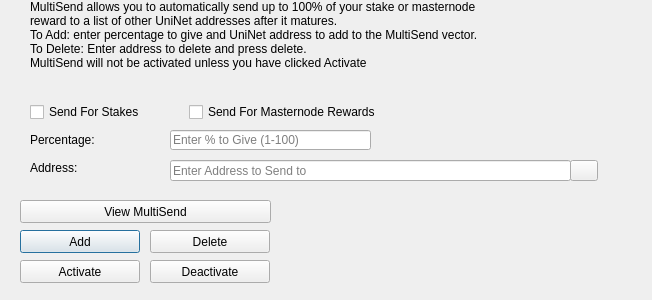
<?xml version="1.0" encoding="UTF-8"?>
<ui version="4.0">
 <class>MultiSendDialog</class>
 <widget class="QDialog" name="MultiSendDialog">
  <property name="windowModality">
   <enum>Qt::NonModal</enum>
  </property>
  <property name="geometry">
   <rect>
    <x>0</x>
    <y>0</y>
    <width>652</width>
    <height>300</height>
   </rect>
  </property>
  <property name="windowTitle">
   <string>MultiSend</string>
  </property>
  <widget class="QLineEdit" name="multiSendPercentEdit">
   <property name="geometry">
    <rect>
     <x>170</x>
     <y>130</y>
     <width>201</width>
     <height>20</height>
    </rect>
   </property>
   <property name="toolTip">
    <string>Enter whole numbers 1 - 100</string>
   </property>
   <property name="placeholderText">
    <string>Enter % to Give (1-100)</string>
   </property>
  </widget>
  <widget class="QLineEdit" name="multiSendAddressEdit">
   <property name="geometry">
    <rect>
     <x>170</x>
     <y>160</y>
     <width>401</width>
     <height>21</height>
    </rect>
   </property>
   <property name="toolTip">
    <string/>
   </property>
   <property name="placeholderText">
    <string>Enter Address to Send to</string>
   </property>
  </widget>
  <widget class="QLabel" name="label_2">
   <property name="geometry">
    <rect>
     <x>30</x>
     <y>0</y>
     <width>451</width>
     <height>121</height>
    </rect>
   </property>
   <property name="lineWidth">
    <number>1</number>
   </property>
   <property name="text">
    <string>MultiSend allows you to automatically send up to 100% of your stake or masternode reward to a list of other UniNet addresses after it matures.
To Add: enter percentage to give and UniNet address to add to the MultiSend vector.
To Delete: Enter address to delete and press delete.
MultiSend will not be activated unless you have clicked Activate</string>
   </property>
   <property name="alignment">
    <set>Qt::AlignLeading|Qt::AlignLeft|Qt::AlignTop</set>
   </property>
   <property name="wordWrap">
    <bool>true</bool>
   </property>
  </widget>
  <widget class="QLabel" name="message">
   <property name="geometry">
    <rect>
     <x>290</x>
     <y>200</y>
     <width>351</width>
     <height>91</height>
    </rect>
   </property>
   <property name="text">
    <string/>
   </property>
  </widget>
  <widget class="QPushButton" name="addButton">
   <property name="geometry">
    <rect>
     <x>20</x>
     <y>230</y>
     <width>120</width>
     <height>23</height>
    </rect>
   </property>
   <property name="toolTip">
    <string/>
   </property>
   <property name="statusTip">
    <string>Add to MultiSend Vector</string>
   </property>
   <property name="text">
    <string>Add</string>
   </property>
  </widget>
  <widget class="QPushButton" name="disableButton">
   <property name="geometry">
    <rect>
     <x>150</x>
     <y>260</y>
     <width>120</width>
     <height>23</height>
    </rect>
   </property>
   <property name="statusTip">
    <string>Deactivate MultiSend</string>
   </property>
   <property name="text">
    <string>Deactivate</string>
   </property>
  </widget>
  <widget class="QPushButton" name="addressBookButton">
   <property name="geometry">
    <rect>
     <x>570</x>
     <y>160</y>
     <width>28</width>
     <height>21</height>
    </rect>
   </property>
   <property name="toolTip">
    <string>Choose an address from the address book</string>
   </property>
   <property name="text">
    <string/>
   </property>
   <property name="icon">
    <iconset resource="../unn.qrc">
     <normaloff>:/icons/address-book</normaloff>:/icons/address-book</iconset>
   </property>
   <property name="shortcut">
    <string>Alt+A</string>
   </property>
   <property name="autoDefault">
    <bool>false</bool>
   </property>
  </widget>
  <widget class="QLabel" name="label">
   <property name="geometry">
    <rect>
     <x>30</x>
     <y>130</y>
     <width>121</width>
     <height>20</height>
    </rect>
   </property>
   <property name="toolTip">
    <string>Percentage of stake to send</string>
   </property>
   <property name="text">
    <string>Percentage:</string>
   </property>
  </widget>
  <widget class="QLabel" name="label_5">
   <property name="geometry">
    <rect>
     <x>30</x>
     <y>160</y>
     <width>111</width>
     <height>16</height>
    </rect>
   </property>
   <property name="toolTip">
    <string>Address to send portion of stake to</string>
   </property>
   <property name="text">
    <string>Address:</string>
   </property>
  </widget>
  <widget class="QPushButton" name="deleteButton">
   <property name="geometry">
    <rect>
     <x>150</x>
     <y>230</y>
     <width>120</width>
     <height>23</height>
    </rect>
   </property>
   <property name="toolTip">
    <string/>
   </property>
   <property name="statusTip">
    <string>Delete Address From MultiSend Vector</string>
   </property>
   <property name="text">
    <string>Delete</string>
   </property>
  </widget>
  <widget class="QPushButton" name="activateButton">
   <property name="geometry">
    <rect>
     <x>20</x>
     <y>260</y>
     <width>120</width>
     <height>23</height>
    </rect>
   </property>
   <property name="statusTip">
    <string>Activate MultiSend</string>
   </property>
   <property name="text">
    <string>Activate</string>
   </property>
  </widget>
  <widget class="QPushButton" name="viewButton">
   <property name="geometry">
    <rect>
     <x>20</x>
     <y>200</y>
     <width>251</width>
     <height>23</height>
    </rect>
   </property>
   <property name="toolTip">
    <string/>
   </property>
   <property name="statusTip">
    <string>View MultiSend Vector</string>
   </property>
   <property name="text">
    <string>View MultiSend</string>
   </property>
  </widget>
  <widget class="QWidget" name="horizontalLayoutWidget">
   <property name="geometry">
    <rect>
     <x>30</x>
     <y>100</y>
     <width>351</width>
     <height>24</height>
    </rect>
   </property>
   <layout class="QHBoxLayout" name="horizontalLayout">
    <item>
     <widget class="QCheckBox" name="multiSendStakeCheckBox">
      <property name="text">
       <string>Send For Stakes</string>
      </property>
     </widget>
    </item>
    <item>
     <widget class="QCheckBox" name="multiSendMasternodeCheckBox">
      <property name="text">
       <string>Send For Masternode Rewards</string>
      </property>
     </widget>
    </item>
   </layout>
  </widget>
 </widget>
 <resources>
  <include location="../unn.qrc"/>
 </resources>
 <connections/>
</ui>
